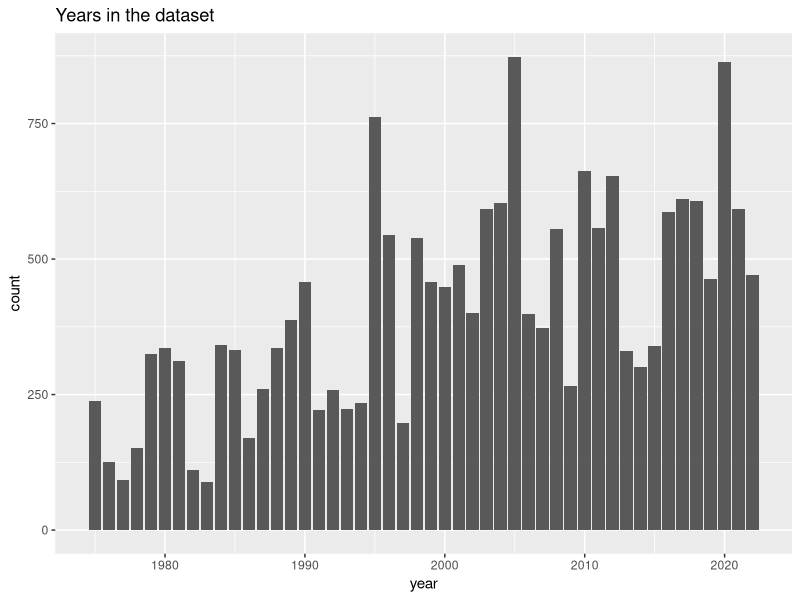
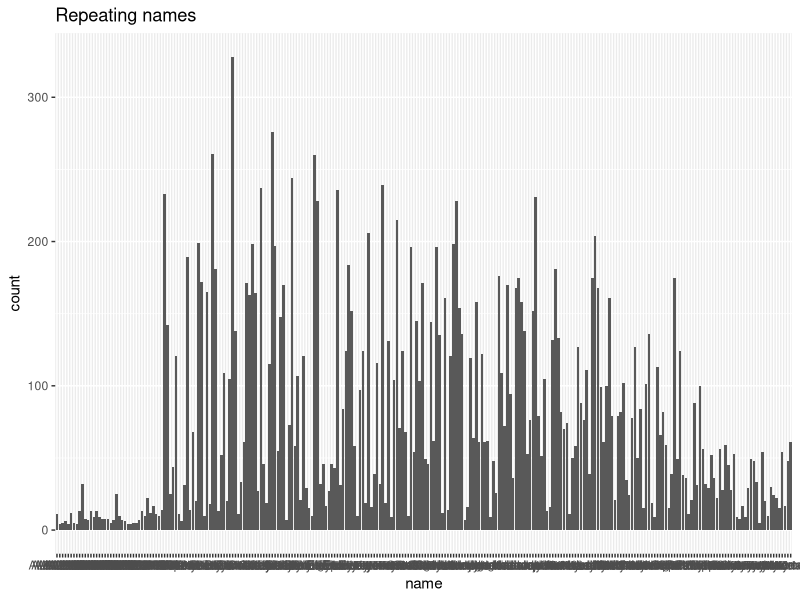
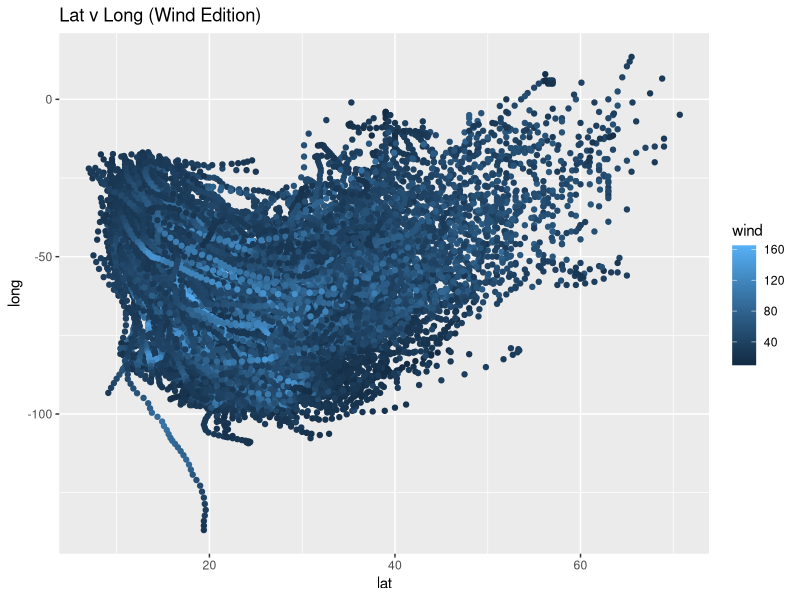
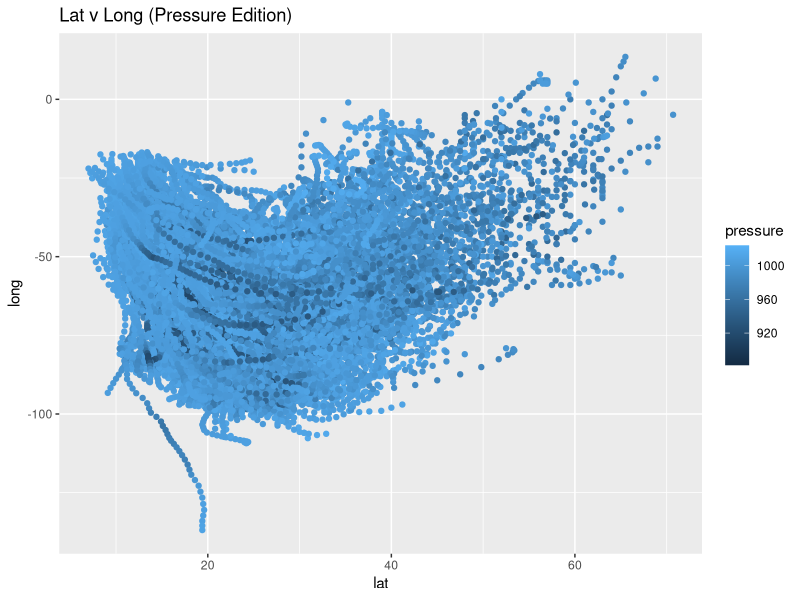
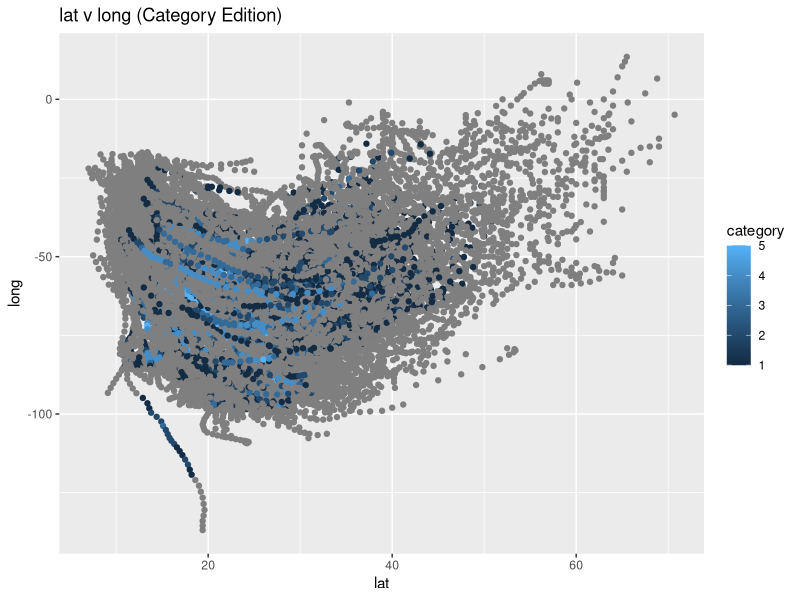
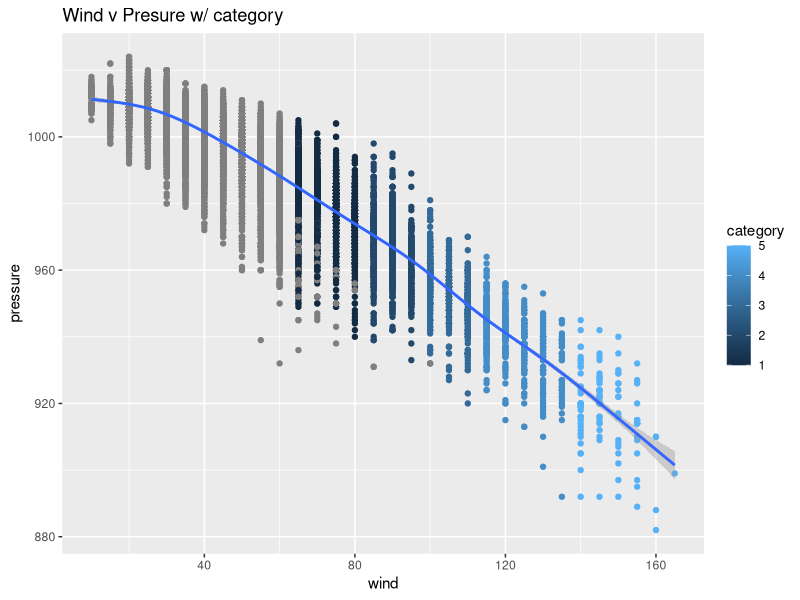
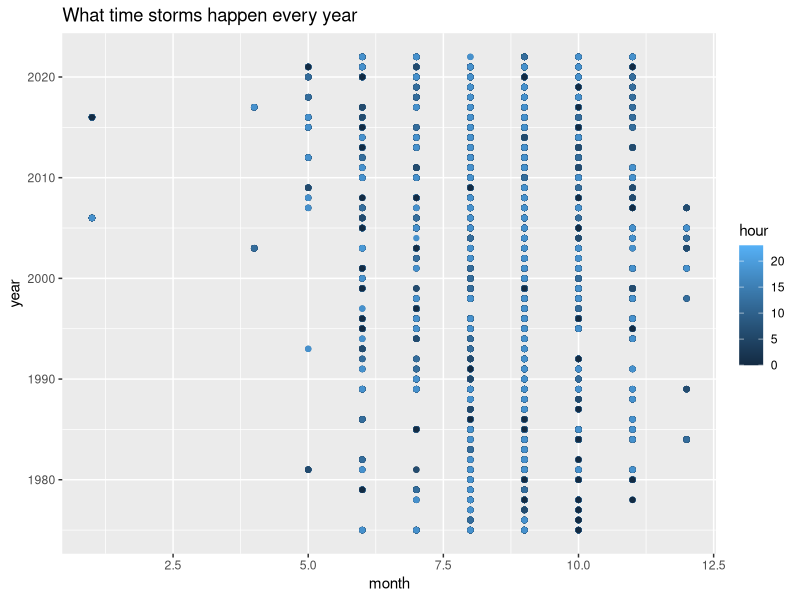
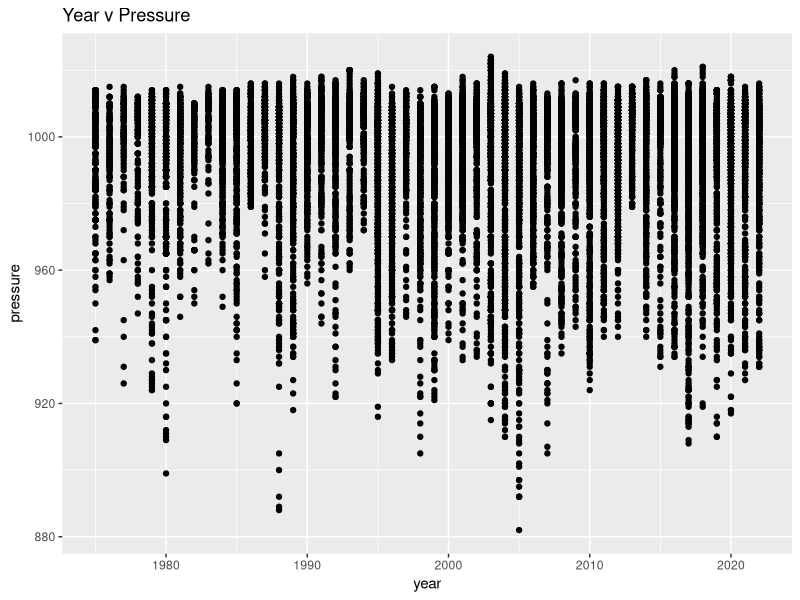

Write the R code that produced these figures, in order.
library(tidyverse) #loading the lib

storms

# name  |   year    |month  |day    |hour   |lat    
# <chr> |   <dbl>   |<dbl>  |<int>  |<dbl>  |<dbl>  

# |long   |status |category   |wind   |pressure
# |<dbl>  |<chr>  |<ord>      |<int>  |<int>

head = ggplot(data=storms)

# 0.0
head +
geom_bar(mapping=aes(x=year)) +
ggtitle("Years in the dataset")

# 0.1
head +
geom_bar(mapping=aes(x=name)) +
ggtitle("Repeating names")

# 1.0
head +  
geom_point(mapping=aes(x=lat, y=long, color=wind))  +
ggtitle("Lat v Long (Wind Edition)")

# 1.1
head +  
geom_point(mapping=aes(x=lat, y=long, color=pressure)) +
ggtitle("Lat v Long (Pressure Edition)")

# 1.2
head +  
geom_point(mapping=aes(x=lat, y=long, color=category)) +
ggtitle("lat v long (Category Edition)")

# 2
head +  
geom_point(mapping=aes(x=wind, y=pressure, color=category)) +
geom_smooth(mapping = aes(x = wind, y = pressure)) +
ggtitle("Wind v Presure w/ category")

# 3
head +  
geom_point(mapping=aes(x=month, y=year, color=hour)) +
ggtitle("What time storms happen every year")
# This probablly really says something cool if I could see colors

# 4
head + 
geom_point(mapping = aes(x = year, y = pressure)) +
ggtitle("Year v Pressure")

# 5
head + 
geom_point(mapping = aes(x = month, y = pressure)) + 
ggtitle("Month v Pressure")
# The pressure in the storms did not have a trend from year to year, but there was a trend across months. 
# Typically, summer months had a much higher spread in pressure than winter months.


# 6
head + 
geom_bar(mapping=aes(x=status, fill=status)) + 
facet_wrap(~year) +
ggtitle("Status per year")

# shows how many of the different types of storms over the years.
